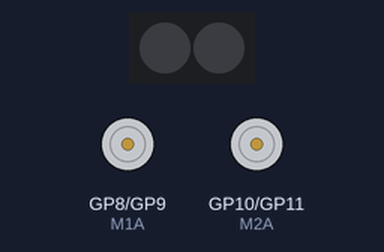
The program below on a simulated Raspberry Pi Pico running MicroPython. Shown: 2 RGB LEDs in strip order, left to right, motor-driver pin pairs drawn as motors (green arrow = first pin HIGH = forward, orange = second pin HIGH = backward, longer = more drive). Dim RGB values are drawn brighter than linear; what the program prints to the serial console is not drawn.

Above: at 0.1 s.
At 3.6 s:
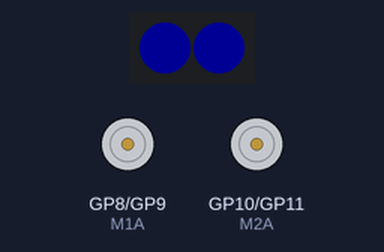
At 6.7 s:
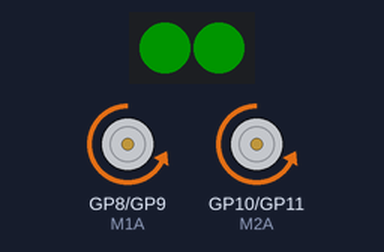
At 11.8 s:
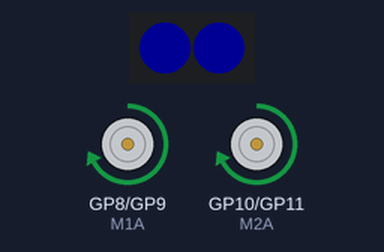
At 22.0 s:
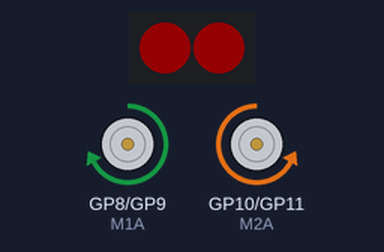
At 37.3 s:
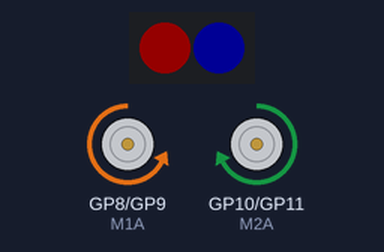
Timing chart, 0 to 38.8 s (numbered marks = the images above):
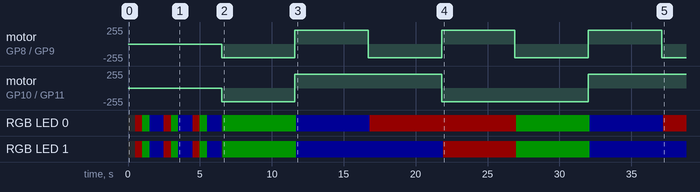

Measured:
- by itself, motor on GP8 (M1A) / GP9 (M1B): alternates forward 204/255 for 5.1 s and backward 204/255 for 5.1 s
- by itself, RGB LED 0: off → RGB(20, 0, 0) at 0.50 s, → RGB(0, 20, 0) 0.50 s later, → RGB(0, 0, 20) 0.50 s later, → RGB(20, 0, 0) 1.0 s later, … (16 changes in this stretch)
- by itself, RGB LED 1: off → RGB(20, 0, 0) at 0.50 s, → RGB(0, 20, 0) 0.50 s later, → RGB(0, 0, 20) 0.50 s later, → RGB(20, 0, 0) 1.0 s later, … (15 changes in this stretch)

The program:

Pi_Car.py
```python
# Ex_10_Maker_Pi_Car.py(自走車程式)
# 採用Cytron Maker Pi RP2040 擴展板
# 使用到的module:neopixel.py

from machine import Pin, PWM, UART
import time
from neopixel import Neopixel

# setup WS2812 RGBLEDs. 設定WS2812全彩LED的腳位以及相關資訊
numpix = 2        # 設定WS2812全彩LED的數量
pin_num = 18      # 設定WS2812全彩LED的腳位
np = Neopixel(numpix, 0, pin_num, "GRB")      # 建立np為WS2812全彩LED的物件名稱
np.brightness(20)            # 設定WS2812全彩LED的亮度，最大為128
red = (255, 0, 0)            # 設定WS2812全彩LED 紅色的三原色各像素值，最大為255
green = (0, 255, 0)          # 設定WS2812全彩LED 綠色的三原色各素值，最大為255
blue = (0, 0, 255)           # 設定WS2812全彩LED 藍色的三原色各素值，最大為255
black = (0,0,0)              # 設定WS2812全彩LED 黑色的三原色各素值，最大為255
np.set_pixel(0, black)   # 設定WS2812全彩LED 編號：0 初始為黑色（熄滅）
np.set_pixel(1, black)   # 設定WS2812全彩LED 編號：1 初始為黑色（熄滅）
np.show()                    # 顯示WS2812全彩LED

# 設定直流馬達的腳位及PWM的頻率
M1A = PWM(Pin(8))
M1B = PWM(Pin(9))
M2A = PWM(Pin(10))
M2B = PWM(Pin(11))
M1A.freq(50)
M1B.freq(50)
M2A.freq(50)
M2B.freq(50)

# 建立ws2812_start()函數，讓WS2812全彩LED (WS2812) R->G->B 循環亮三次
def ws2812_start():
    for i in range(3):
        np.set_pixel(0, red)
        np.set_pixel(1, red)
        np.show()
        time.sleep(0.5)
        np.set_pixel(0, green)
        np.set_pixel(1, green)
        np.show()
        time.sleep(0.5)
        np.set_pixel(0, blue)
        np.set_pixel(1, blue)
        np.show()
        time.sleep(0.5)
        np.set_pixel(0, black)
        np.set_pixel(1, black)
        time.sleep(0.5)
        np.show()

# 建立自走車的前進、後退、左轉、右轉、停止、煞車等直流馬達的函數
def Forward(speed):
    print("Forward, 前進")
    M1A.duty_u16(0)                      # Duty Cycle 的值，介在 0 ~ 65535
    M1B.duty_u16(int(65535*speed/100))   # Duty Cycle 的值，介在 0 ~ 65535
    M2A.duty_u16(0)                      # Duty Cycle 的值，介在 0 ~ 65535
    M2B.duty_u16(int(65535*speed/100))   # Duty Cycle 的值，介在 0 ~ 65535
    time.sleep(0.1)

def Backward(speed):
    print("Backward, 後退")
    M1A.duty_u16(int(65535*speed/100))   # Duty Cycle 的值，介在 0 ~ 65535
    M1B.duty_u16(0)                      # Duty Cycle 的值，介在 0 ~ 65535
    M2A.duty_u16(int(65535*speed/100))   # Duty Cycle 的值，介在 0 ~ 65535
    M2B.duty_u16(0)                      # Duty Cycle 的值，介在 0 ~ 65535
    time.sleep(0.1)

def Left(speed):
    print("Turn_Left, 左轉")
    M1A.duty_u16(0)                      # Duty Cycle 的值，介在 0 ~ 65535
    M1B.duty_u16(int(65535*speed/100))   # Duty Cycle 的值，介在 0 ~ 65535
    M2A.duty_u16(int(65535*speed/100))   # Duty Cycle 的值，介在 0 ~ 65535
    M2B.duty_u16(0)                      # Duty Cycle 的值，介在 0 ~ 65535
    time.sleep(0.1)

def Right(speed):
    print("Turn_Right, 右轉")
    M1A.duty_u16(int(65535*speed/100))   # Duty Cycle 的值，介在 0 ~ 65535
    M1B.duty_u16(0)                      # Duty Cycle 的值，介在 0 ~ 65535
    M2A.duty_u16(0)                      # Duty Cycle 的值，介在 0 ~ 65535
    M2B.duty_u16(int(65535*speed/100))   # Duty Cycle 的值，介在 0 ~ 65535
    time.sleep(0.1)

def Stop():
    print("Stop, 停止")
    M1A.duty_u16(0)   # Duty Cycle 的值，介在 0 ~ 65535
    M1B.duty_u16(0)   # Duty Cycle 的值，介在 0 ~ 65535
    M2A.duty_u16(0)   # Duty Cycle 的值，介在 0 ~ 65535
    M2B.duty_u16(0)   # Duty Cycle 的值，介在 0 ~ 65535
    time.sleep(0.5)

def Brake():
    print("Brake, 剎車")
    M1A.duty_u16(65535)   # Duty Cycle 的值，介在 0 ~ 65535
    M1B.duty_u16(65535)   # Duty Cycle 的值，介在 0 ~ 65535
    M2A.duty_u16(65535)   # Duty Cycle 的值，介在 0 ~ 65535
    M2B.duty_u16(65535)   # Duty Cycle 的值，介在 0 ~ 65535
    time.sleep(0.5)

# 自走車初始化
Stop()
ws2812_start()

# 自走車移動主程式
while True:
    speed = 80             # speed速度變數，預設值80，可以自己調整 0 ~ 100
    Forward(speed)
    np.set_pixel(0, green) # 前進：左右亮綠燈
    np.set_pixel(1, green)
    np.show()
    time.sleep(5)
    Backward(speed)
    np.set_pixel(0, blue)  # 後退：左右亮藍燈
    np.set_pixel(1, blue)
    np.show()
    time.sleep(5)
    Left(speed)
    np.set_pixel(0, red)   # 左轉：左邊亮紅燈
    np.show()
    time.sleep(5)
    Right(speed)
    np.set_pixel(1, red)   # 右轉：右邊亮紅燈
    np.show()
    time.sleep(5)
```
